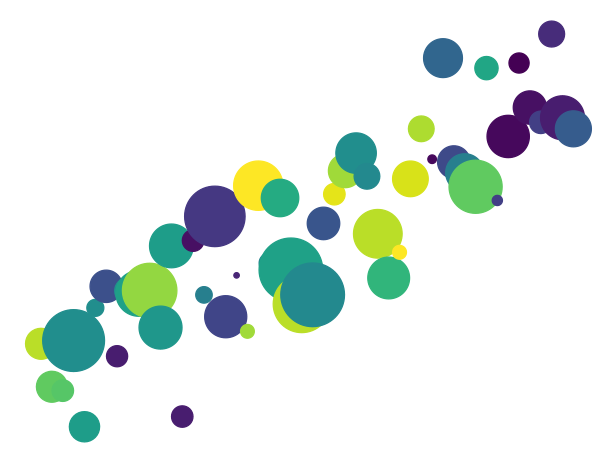

Here is the Python script that generated this plot:
import matplotlib.pyplot as plt
import numpy as np

data = {'a': np.arange(50),
        'c': np.random.randint(0, 50, 50),
        'd': np.random.randn(50)}
data['b'] = data['a'] + 10 * np.random.randn(50)
data['d'] = np.abs(data['d']) * 1000

plt.scatter('a', 'b', c='c', s='d', data=data)
plt.xlabel('entry a')
plt.ylabel('entry b')
plt.axis('off')
plt.tight_layout()
plt.savefig('stain.svg')